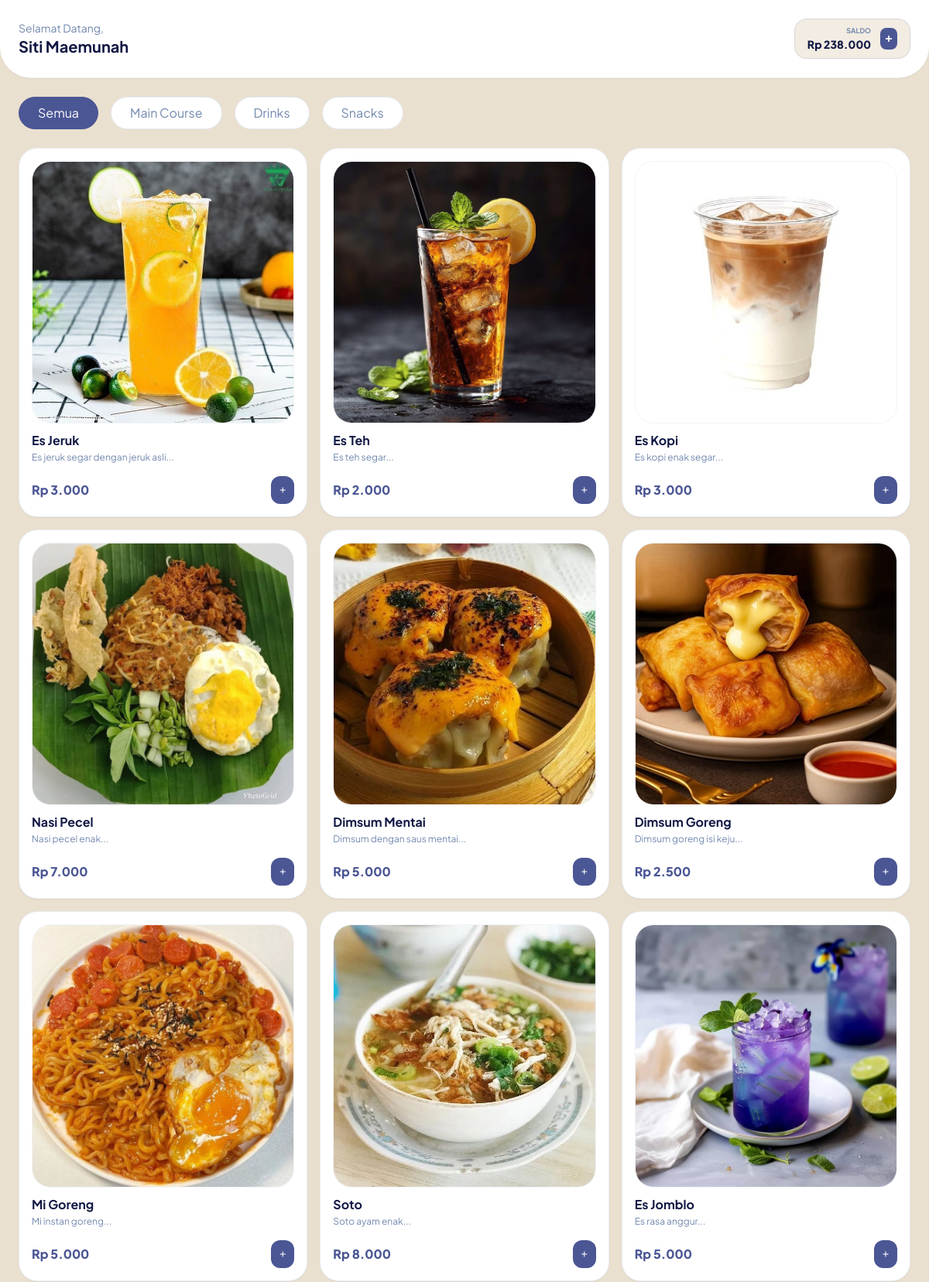
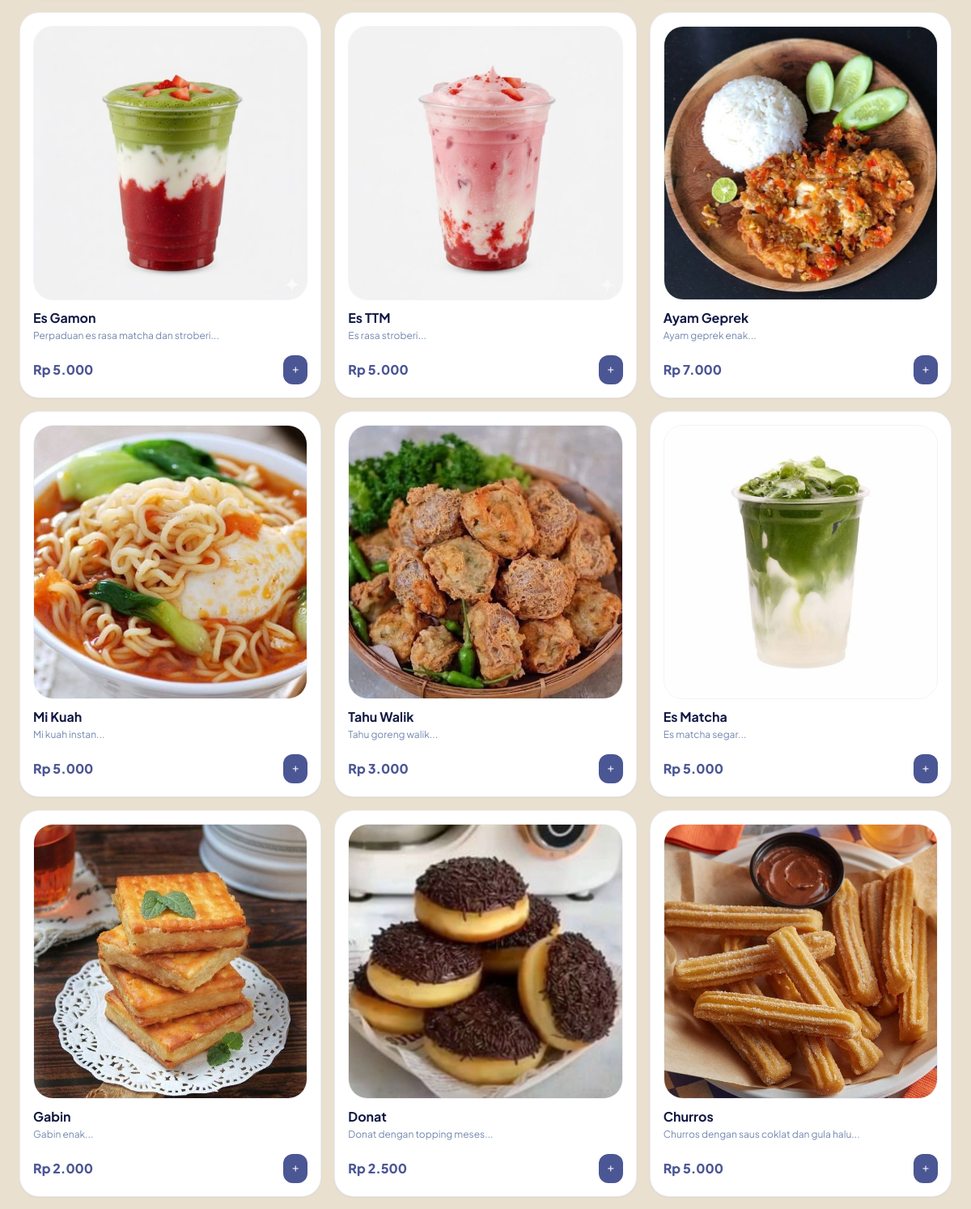
The page /homepage.php (signed in, upper part) on the database its author committed (2 pictures, top to bottom).
### tables this page shows
CREATE TABLE `users` (
  `id` int(11) NOT NULL,
  `nama` varchar(100) NOT NULL,
  `nisn` varchar(20) NOT NULL,
  `username` varchar(50) NOT NULL,
  `password` varchar(255) NOT NULL,
  `role` enum('admin','user') DEFAULT 'user',
  `saldo` decimal(12,2) DEFAULT 0.00,
  `created_at` timestamp NULL DEFAULT current_timestamp(),
  `status_user` enum('aktif','nonaktif') DEFAULT 'aktif'
);

CREATE TABLE `categories` (
  `id` int(11) NOT NULL,
  `nama_kategori` varchar(50) NOT NULL
);

CREATE TABLE `products` (
  `id` int(11) NOT NULL,
  `category_id` int(11) DEFAULT NULL,
  `nama_produk` varchar(100) NOT NULL,
  `deskripsi` text DEFAULT NULL,
  `harga` decimal(12,2) NOT NULL,
  `gambar` varchar(255) DEFAULT NULL,
  `status_produk` enum('tersedia','dihapus') DEFAULT 'tersedia'
);

### homepage.php (the view, shortened to what this page needs)
<?php
include "koneksi.php";
$user_id = $_SESSION['user_id'];
$query_user = mysqli_query($koneksi, "SELECT * FROM users WHERE id = $user_id");
$user_data = mysqli_fetch_assoc($query_user);
$query_cat = mysqli_query($koneksi, "SELECT * FROM categories");
$filter = isset($_GET['category']) ? $_GET['category'] : '';
if ($filter) {
    $query_menu = "SELECT * FROM products WHERE category_id = '$filter' AND status_produk = 'tersedia'";
} else {
    $query_menu = "SELECT * FROM products WHERE status_produk = 'tersedia'";
}
$result_menu = mysqli_query($koneksi, $query_menu);
?>
<!DOCTYPE html>
<html lang="en">
<head>
    <script src="https://cdn.tailwindcss.com"></script>
</head>
<body class="bg-[#EAE0CF] pb-24">
    <div class="p-6 bg-white rounded-b-[2.5rem] shadow-sm border-b border-[#7288AE]/10">
        <div class="flex justify-between items-center gap-4">
            <div>
                <h2 class="text-[#7288AE] text-sm">
                    Selamat Datang,
                </h2>
                <p class="text-xl font-bold text-[#111844]">
                    <?= $user_data['nama']; ?>
                </p>
            </div>
            <div class="text-right bg-[#EAE0CF]/60 px-4 py-2 rounded-2xl border border-[#7288AE]/20 flex items-center gap-3">
                <div>
                    <p class="text-[9px] text-[#7288AE] font-bold uppercase">
                        Saldo
                    </p>
                    <p class="text-sm font-black text-[#111844]">
                        Rp <?= number_format($user_data['saldo'], 0, ',', '.'); ?>
                    </p>
                </div>
                <a href="topup.php"
                   class="bg-[#4B5694] text-white p-1 rounded-lg flex items-center justify-center hover:bg-[#111844] transition-colors">
                    <span class="material-symbols-outlined text-sm font-bold">
                    </span>
                </a>
            </div>
        </div>
    </div>
    <div class="flex gap-4 p-6 overflow-x-auto no-scrollbar">
        <a href="homepage.php"
           class="px-6 py-2 rounded-full border whitespace-nowrap transition-all
           <?= !$filter
                ? 'bg-[#4B5694] text-white border-[#4B5694]'
                : 'bg-white text-[#7288AE] border-[#7288AE]/20 hover:bg-[#EAE0CF]/40' ?>">
            Semua
        </a>
        <?php while($cat = mysqli_fetch_assoc($query_cat)): ?>
            <a href="homepage.php?category=<?= $cat['id']; ?>"
               class="px-6 py-2 rounded-full border whitespace-nowrap transition-all
               <?= $filter == $cat['id']
                    ? 'bg-[#4B5694] text-white border-[#4B5694]'
                    : 'bg-white text-[#7288AE] border-[#7288AE]/20 hover:bg-[#EAE0CF]/40' ?>">
                <?= $cat['nama_kategori']; ?>
            </a>
        <?php endwhile; ?>
    </div>
    <div class="px-4 sm:px-6 grid grid-cols-1 sm:grid-cols-2 lg:grid-cols-3 xl:grid-cols-4 gap-4">
        <?php if(mysqli_num_rows($result_menu) > 0): ?>
            <?php while($menu = mysqli_fetch_assoc($result_menu)): ?>
                <div class="bg-white p-3 sm:p-4 rounded-3xl shadow-sm border border-[#7288AE]/15 flex flex-col justify-between hover:shadow-md transition-all hover:-translate-y-1">
                    <div>
                        <img src="images/<?= $menu['gambar'] ? $menu['gambar'] : 'default_food.jpg'; ?>"
                             class="w-full aspect-square object-cover rounded-[1.5rem] mb-3 border border-[#7288AE]/10"
                             alt="<?= $menu['nama_produk']; ?>">
                        <h3 class="font-bold text-[#111844] leading-tight">
                            <?= $menu['nama_produk']; ?>
                        </h3>
                        <p class="text-xs text-[#7288AE] mt-1">
                            <?= substr($menu['deskripsi'], 0, 40); ?>...
                        </p>
                    </div>
                    <div class="mt-4 flex justify-between items-center">
                        <p class="font-black text-[#4B5694]">
                            Rp <?= number_format($menu['harga'], 0, ',', '.'); ?>
                        </p>
                        <a href="add_to_cart.php?id=<?= $menu['id']; ?>"
                           class="bg-[#4B5694] text-white p-2 rounded-xl flex items-center hover:bg-[#111844] transition-all">
                            <span class="material-symbols-outlined text-sm">
                            </span>
                        </a>
                    </div>
                </div>
            <?php endwhile; ?>
        <?php else: ?>
            <p class="col-span-full text-center text-[#7288AE] py-10">
                Maaf, menu belum tersedia.
            </p>
        <?php endif; ?>
    </div>
</body>
</html>

### homepage.php (style rules this page uses)
body { font-family: 'Plus Jakarta Sans', sans-serif; }
.no-scrollbar { -ms-overflow-style: none; scrollbar-width: none; }

### rows shown on the page
users: nama "Siti Maemunah", saldo "238.000"
categories: nama_kategori "Main Course"
categories: nama_kategori "Drinks"
categories: nama_kategori "Snacks"
products: gambar (picture), nama_produk "Es Jeruk", deskripsi "Es jeruk segar dengan jeruk asli", harga "3.000"
products: gambar (picture), nama_produk "Es Teh", deskripsi "Es teh segar", harga "2.000"
products: gambar (picture), nama_produk "Es Kopi", deskripsi "Es kopi enak segar", harga "3.000"
products: gambar (picture), nama_produk "Nasi Pecel", deskripsi "Nasi pecel enak", harga "7.000"
products: gambar (picture), nama_produk "Dimsum Mentai", deskripsi "Dimsum dengan saus mentai", harga "5.000"
products: gambar (picture), nama_produk "Dimsum Goreng", deskripsi "Dimsum goreng isi keju", harga "2.500"
products: gambar (picture), nama_produk "Mi Goreng", deskripsi "Mi instan goreng", harga "5.000"
products: gambar (picture), nama_produk "Soto", deskripsi "Soto ayam enak", harga "8.000"
products: gambar (picture), nama_produk "Es Jomblo", deskripsi "Es rasa anggur", harga "5.000"
products: gambar (picture), nama_produk "Es Gamon", deskripsi "Perpaduan es rasa matcha dan stroberi", harga "5.000"
products: gambar (picture), nama_produk "Es TTM", deskripsi "Es rasa stroberi", harga "5.000"
products: gambar (picture), nama_produk "Ayam Geprek", deskripsi "Ayam geprek enak", harga "7.000"
products: gambar (picture), nama_produk "Mi Kuah", deskripsi "Mi kuah instan", harga "5.000"
products: gambar (picture), nama_produk "Tahu Walik", deskripsi "Tahu goreng walik", harga "3.000"
products: gambar (picture), nama_produk "Es Matcha", deskripsi "Es matcha segar", harga "5.000"
products: gambar (picture), nama_produk "Gabin", deskripsi "Gabin enak", harga "2.000"
products: gambar (picture), nama_produk "Donat", deskripsi "Donat dengan topping meses", harga "2.500"
products: gambar (picture), nama_produk "Churros", deskripsi "Churros dengan saus coklat dan gula halu", harga "5.000"
